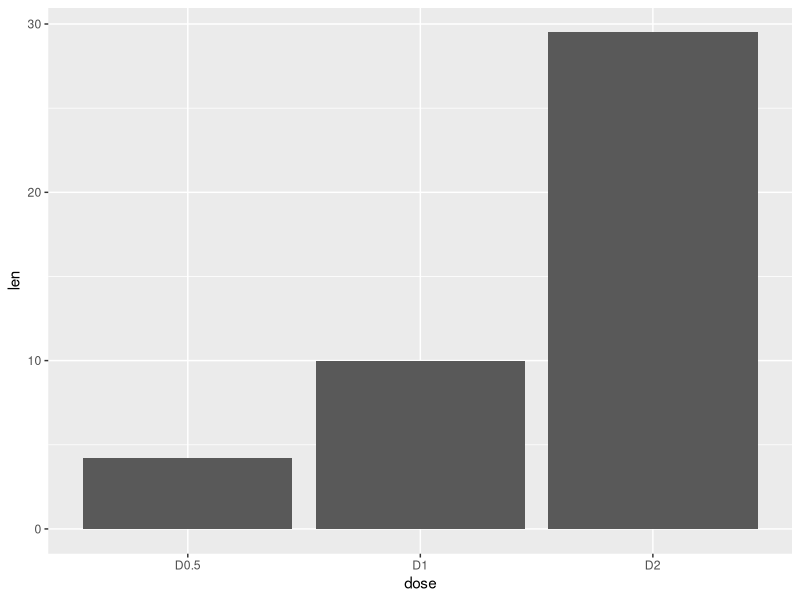
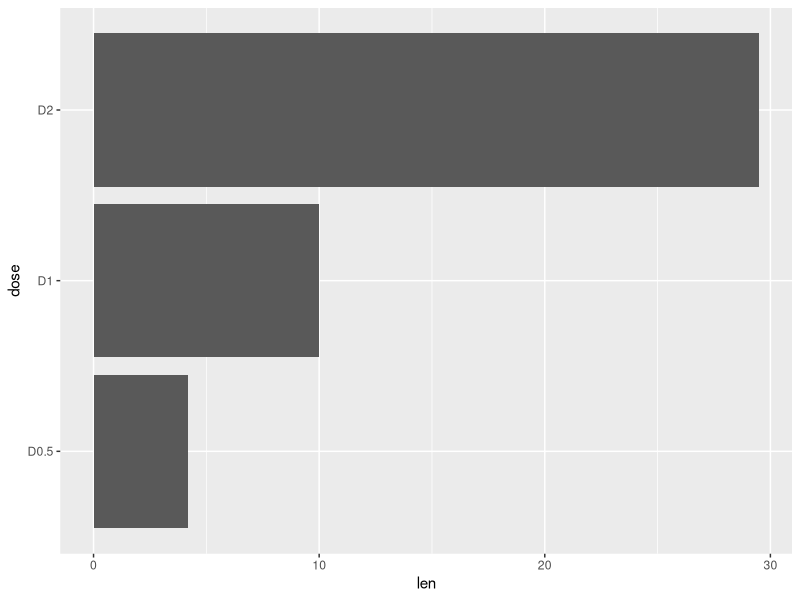
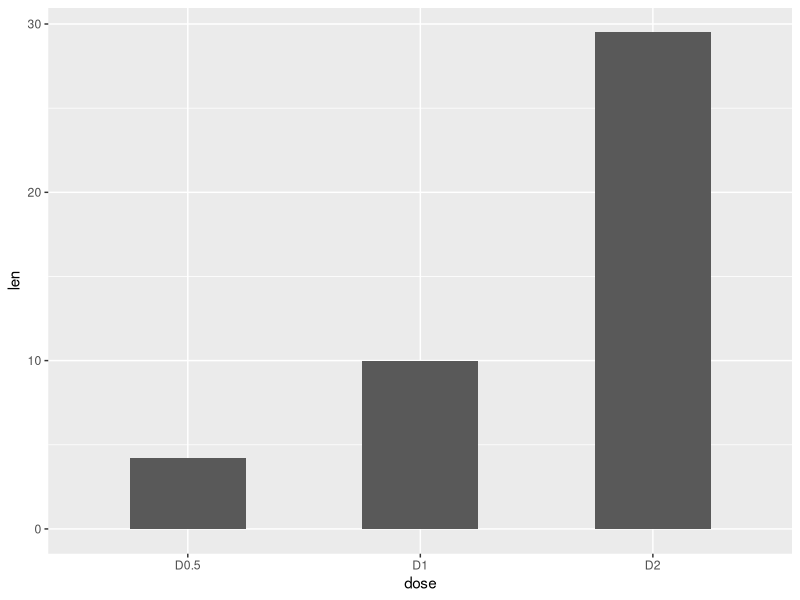
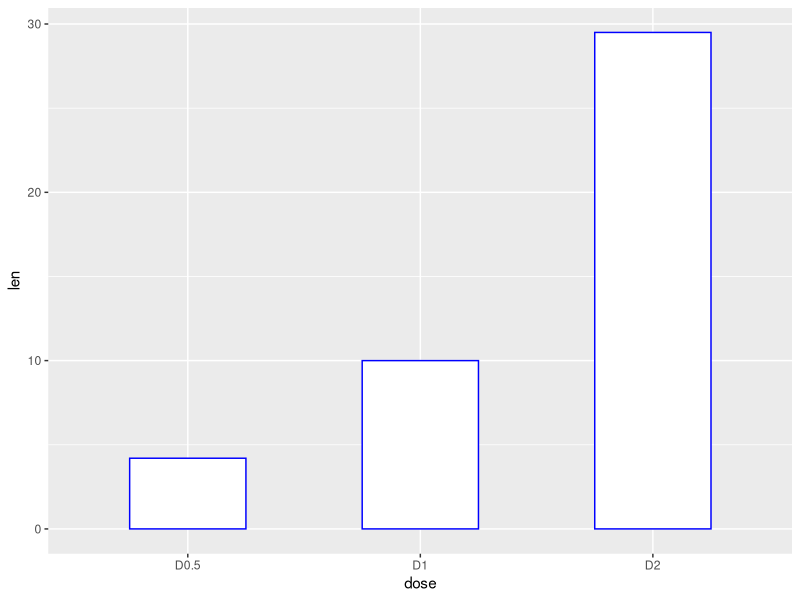
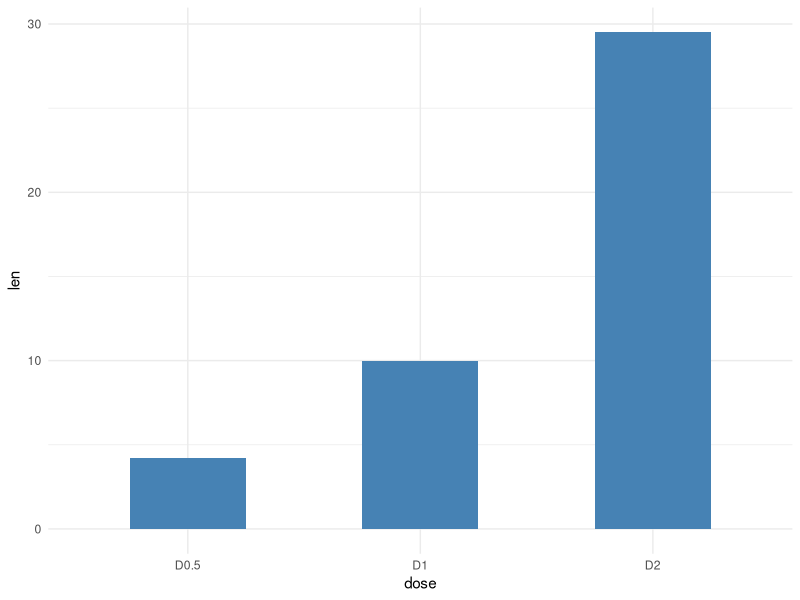
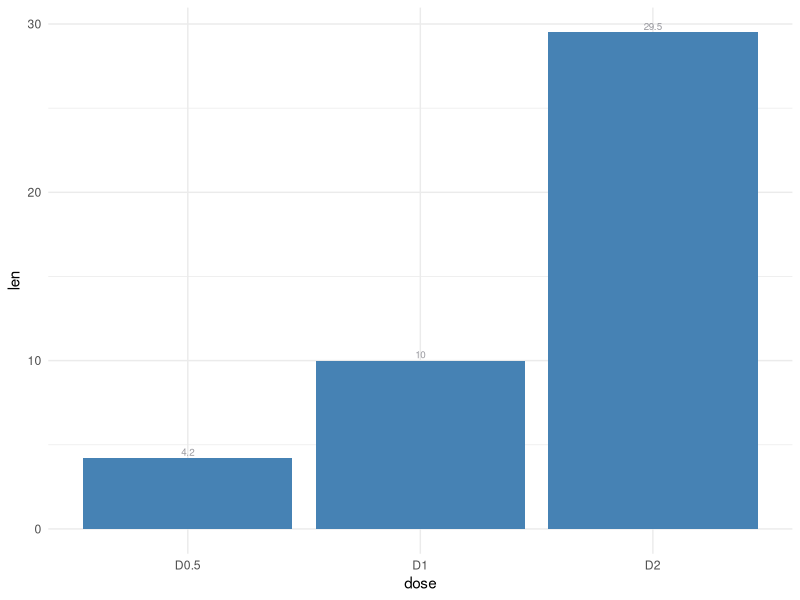
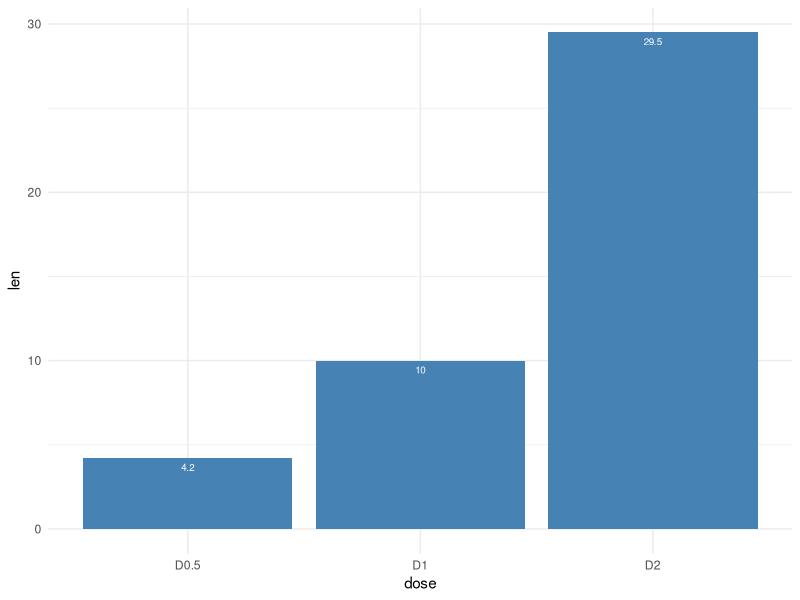
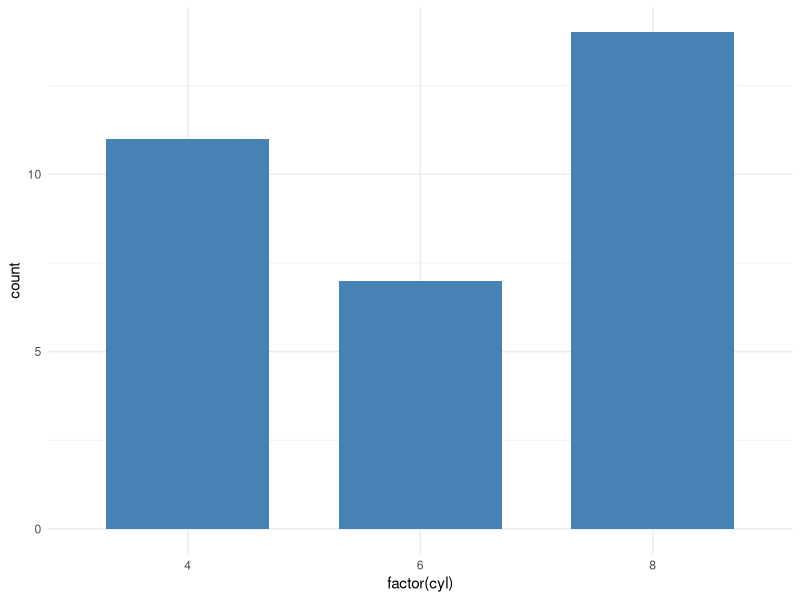

Write R code to recreate these figures, in order.
#Creating dataframe 
dataset = data.frame(dose = c("D0.5", "D1", "D2"), len = c(4.2, 10, 29.5))



library(ggplot2)

#Basic Barplot
ggplot(data = dataset, aes(x = dose, y = len))+
  geom_bar(stat = "identity")

#Horizontal barplot
ggplot(data = dataset, aes(x = dose, y = len))+
  geom_bar(stat = "identity")+
  coord_flip()

# Changing the width of bars
ggplot(data = dataset, aes(x = dose, y = len))+
  geom_bar(stat = "identity", width = 0.5)

# Changing colors
ggplot(data = dataset, aes(x = dose, y = len))+
  geom_bar(stat = "identity", color = "blue", fill = "white", width = 0.5)

#Minimal Theme with blue fill color
ggplot(data = dataset, aes(x = dose, y = len))+
  geom_bar(stat = "identity", fill = "steelblue", width = 0.5)+
  theme_minimal()

#Barplot with labels
#Outside Bars

ggplot(data = dataset, aes(x = dose, y = len))+
  geom_bar(stat = "identity", fill = "steelblue")+
  geom_text(aes(label = len), vjust = -.3, size = 2.5, color = "#99999F")+
  theme_minimal()




#Inside bars


ggplot(data = dataset, aes(x = dose, y = len))+
  geom_bar(stat = "identity", fill = "steelblue")+
  geom_text(aes(label = len), vjust = 1.6, size = 2.5, color = "white")+
  theme_minimal()

myCarData = mtcars
#Barplot of counts
# To make a barplot of counts, we will use mtcars dataset


ggplot(data = myCarData, aes(x = factor(cyl))) +
  geom_bar(stat = "count", width = .7, fill = "steelblue")+
  theme_minimal()































